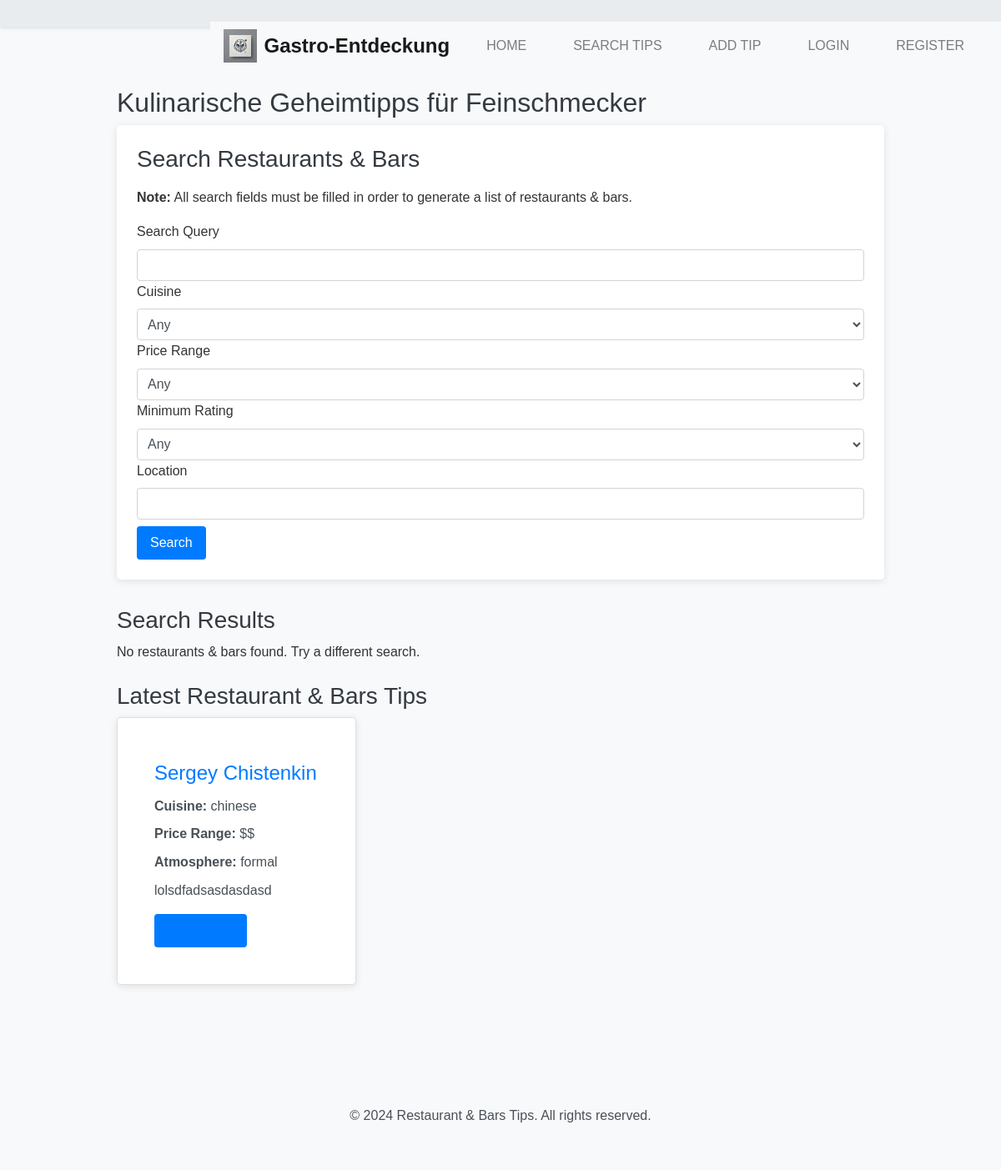
Before: / with the older database file.
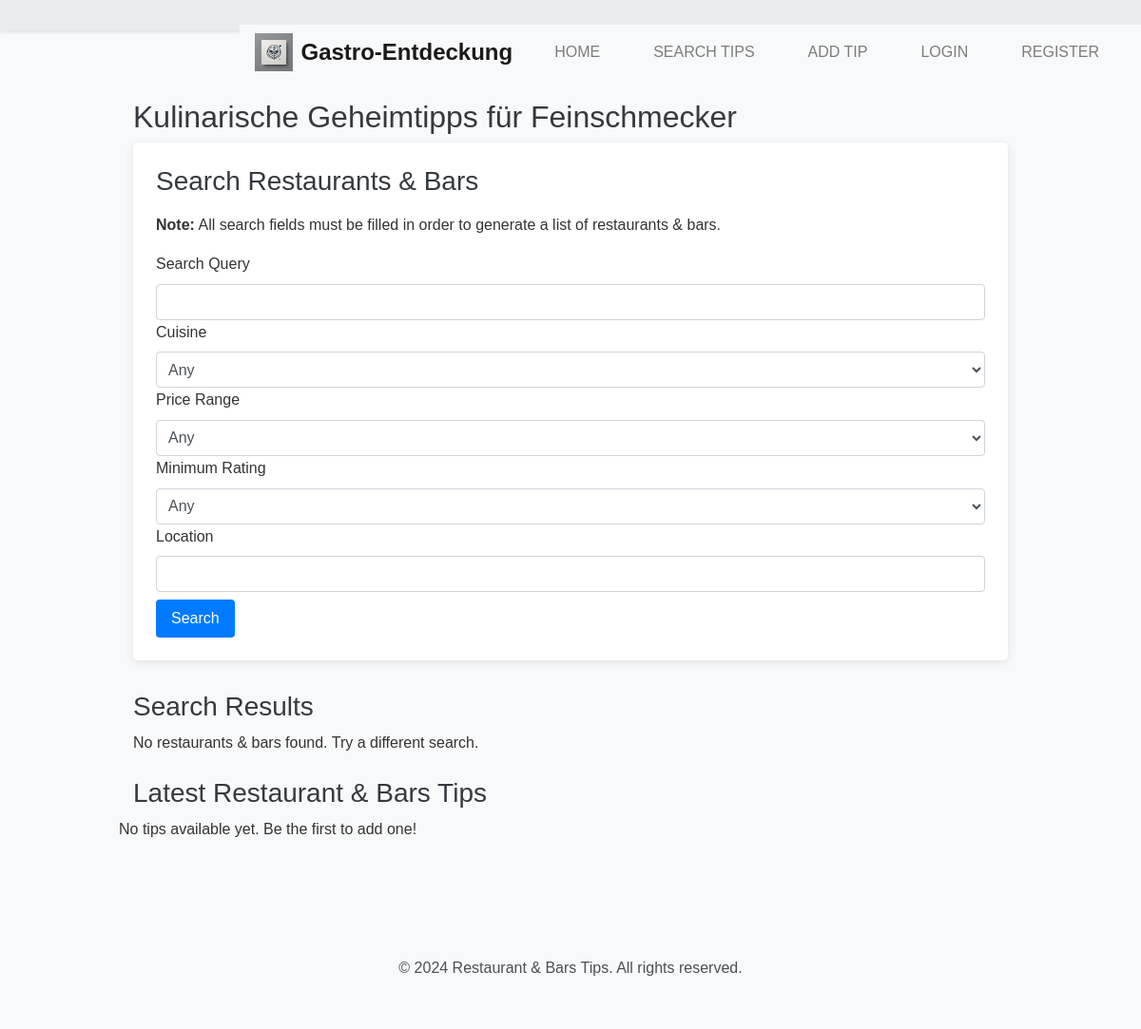
After: the same page with the newer database file.
### models.py (models this page shows)
class Tip(db.Model):
    id = db.Column(db.Integer, primary_key=True)
    name = db.Column(db.String(100), nullable=False)
    cuisine = db.Column(db.String(50), nullable=False)
    price_range = db.Column(db.String(20), nullable=False)
    atmosphere = db.Column(db.String(50), nullable=False)
    tip_content = db.Column(db.String(500), nullable=False)
    country = db.Column(db.String(100), nullable=False)
    city = db.Column(db.String(100), nullable=False)
    user_id = db.Column(db.Integer, db.ForeignKey('user.id'), nullable=False)

### app.py (the view)
@app.route('/', methods=['GET', 'POST'])
def index():
    search_form = SearchForm()
    if search_form.validate_on_submit():
        try:
            search_results = search_restaurants(
                query=search_form.search_query.data,
                cuisine=search_form.cuisine.data,
                price_range=search_form.price_range.data,
                rating=search_form.rating.data,
                location=search_form.location.data
            )
            return render_template('index.html', search_results=search_results, form=search_form)
        except Exception as e:
            logging.error(f"Error searching restaurants & bars: {e}")
            flash('An error occurred while searching restaurants & bars. Please try again.', 'danger')
    else:
        try:
            tips = Tip.query.with_entities(Tip.id, Tip.name, Tip.cuisine, Tip.price_range, Tip.atmosphere, Tip.tip_content).all()
            return render_template('index.html', tips=tips, form=search_form)
        except Exception as e:
            logging.error(f"Error retrieving tips: {e}")
            flash('An error occurred while retrieving tips. Please try again.', 'danger')

### app.py
class SearchForm(FlaskForm):
    search_query = StringField('Search Query', validators=[DataRequired()])
    cuisine = SelectField('Cuisine', choices=[('', 'Any'), ('italian', 'Italian'), ('chinese', 'Chinese'), ('mexican', 'Mexican'), ('american', 'American')])
    price_range = SelectField('Price Range', choices=[('', 'Any'), ('1', '$'), ('2', '$$'), ('3', '$$$'), ('4', '$$$$')])
    rating = SelectField('Minimum Rating', choices=[('', 'Any'), ('3', '3'), ('4', '4'), ('5', '5')])
    location = StringField('Location', validators=[DataRequired()])
    submit = SubmitField('Search')

### templates/index.html (shortened to what this page needs)
{% extends "base.html" %}
{% block content %}
    <h2>Kulinarische Geheimtipps für Feinschmecker</h2>
    <section class="search-form">
        <h3>Search Restaurants & Bars</h3>
        <p><strong>Note:</strong> All search fields must be filled in order to generate a list of restaurants & bars.</p>
        <form method="POST" action="{{ url_for('index') }}">
            <div>
                {{ form.search_query.label }}
                {{ form.search_query(class="form-control") }}
            </div>
            <div>
                {{ form.cuisine.label }}
                {{ form.cuisine(class="form-control") }}
            </div>
            <div>
                {{ form.price_range.label }}
                {{ form.price_range(class="form-control") }}
            </div>
            <div>
                {{ form.rating.label }}
                {{ form.rating(class="form-control") }}
            </div>
            <div>
                {{ form.location.label }}
                {{ form.location(class="form-control") }}
            </div>
            {{ form.submit(class="btn btn-primary mt-2") }}
        </form>
    </section>
    <section class="search-results mt-4">
        <h3>Search Results</h3>
        {% if search_results %}
            <div class="row">
            {% for business in search_results %}
                <div class="col-md-6 mb-4">
                    <article class="restaurant-bar card">
                        <div class="card-body">
                            <h4 class="card-title">{{ business.name }}</h4>
                            <p class="card-text"><strong>Address:</strong> {{ business.location.address1 }}, {{ business.location.city }}, {{ business.location.state }} {{ business.location.zip_code }}</p>
                            <p class="card-text"><strong>Rating:</strong> {{ business.rating }} ({{ business.review_count }} reviews)</p>
                            <p class="card-text"><strong>Price Level:</strong> {{ business.price }}</p>
                            <p class="card-text"><strong>Cuisine:</strong> {{ ', '.join(business.categories|map(attribute='title')) }}</p>
                            <p class="card-text"><strong>Phone:</strong> {{ business.phone }}</p>
                            {% if business.image_url %}
                                <img src="{{ business.image_url }}" alt="{{ business.name }}" class="img-fluid mb-2">
                            {% endif %}
                            <a href="{{ business.url }}" target="_blank" class="btn btn-sm btn-outline-primary">View on Yelp</a>
                        </div>
                    </article>
                </div>
            {% endfor %}
            </div>
        {% else %}
            <p>No restaurants & bars found. Try a different search.</p>
        {% endif %}
    </section>
    <section class="tips mt-4">
        <h3>Latest Restaurant & Bars Tips</h3>
        <div class="row">
        {% for tip in tips %}
            <div class="col-md-4 mb-3">
                <article class="tip card">
                    <div class="card-body">
                        <h4 class="card-title"><a href="{{ url_for('restaurant', id=tip.id) }}">{{ tip.name }}</a></h4>
                        <p class="card-text"><strong>Cuisine:</strong> {{ tip.cuisine }}</p>
                        <p class="card-text"><strong>Price Range:</strong> {{ tip.price_range }}</p>
                        <p class="card-text"><strong>Atmosphere:</strong> {{ tip.atmosphere }}</p>
                        <p class="card-text">{{ tip.tip_content[:100] }}{% if tip.tip_content|length > 100 %}...{% endif %}</p>
                        <a href="{{ url_for('restaurant', id=tip.id) }}" class="btn btn-sm btn-outline-secondary">Read more</a>
                    </div>
                </article>
            </div>
        {% else %}
            <p>No tips available yet. Be the first to add one!</p>
        {% endfor %}
        </div>
    </section>
 {% endblock %}

### templates/base.html (shortened to what this page needs)
<!DOCTYPE html>
<html lang="en">
<head>
    <link rel="stylesheet" href="https://stackpath.bootstrapcdn.com/bootstrap/4.5.2/css/bootstrap.min.css">
    <link rel="stylesheet" href="{{ url_for('static', filename='style.css') }}">
</head>
<body>
    <header>
        <nav class="navbar navbar-expand-lg navbar-light bg-light">
            <div class="logo-container">
                <img src="{{ url_for('static', filename='logo.png') }}" alt="Logo" class="logo-img">
                <span class="navbar-brand">Gastro-Entdeckung</span>
            </div>
            <div class="collapse navbar-collapse" id="navbarNav">
                <ul class="navbar-nav">
                    <li class="nav-item">
                        <a class="nav-link" href="{{ url_for('index') }}">Home</a>
                    </li>
                    <li class="nav-item">
                        <a class="nav-link" href="{{ url_for('search_tip') }}">Search Tips</a>
                    </li>
                    <li class="nav-item">
                        <a class="nav-link" href="{{ url_for('add_tip') }}">Add Tip</a>
                    </li>
                    {% if current_user.is_authenticated %}
                        <li class="nav-item">
                            <a class="nav-link" href="{{ url_for('preferences') }}">Preferences</a>
                        </li>
                        <li class="nav-item">
                            <a class="nav-link" href="{{ url_for('logout') }}">Logout</a>
                        </li>
                    {% else %}
                        <li class="nav-item">
                            <a class="nav-link" href="{{ url_for('login') }}">Login</a>
                        </li>
                        <li class="nav-item">
                            <a class="nav-link" href="{{ url_for('register') }}">Register</a>
                        </li>
                    {% endif %}
                </ul>
            </div>
        </nav>
    </header>
    <main class="container my-4">
        {% block content %}
        {% endblock %}
    </main>
    <footer class="bg-light py-3 mt-5">
        <div class="container text-center">
            <p>&copy; 2024 Restaurant & Bars Tips. All rights reserved.</p>
        </div>
    </footer>
</body>
</html>

### static/style.css (style rules this page uses)
body { font-family: Arial, sans-serif; line-height: 1.6; margin: 0; padding: 0; background-color: #f8f9fa; color: #333; font-size: 16px; }
.container { width: 80%; margin: auto; overflow: hidden; padding: 20px; }
header { background: #e9ecef; color: #495057; padding: 1rem 0; box-shadow: 0 2px 4px rgba(0,0,0,0.1); }
header a { color: #495057; text-decoration: none; text-transform: uppercase; font-size: 16px; }
header ul { padding: 0; margin: 0; list-style: none; overflow: hidden; }
header li { display: inline; padding: 0 20px 0 20px; }
header nav { float: right; margin-top: 10px; }
main { padding: 2rem 0; }
h1, h2, h3 { color: #343a40; }
.form-control { width: 100%; padding: 0.5rem; border: 1px solid #ced4da; border-radius: 4px; background-color: #fff; font-size: 1rem; }
.btn { display: inline-block; background: #007bff; color: #fff; padding: 0.5rem 1rem; border: none; border-radius: 4px; cursor: pointer; font-size: 1rem; }
.search-form { background: #fff; padding: 1.5rem; border-radius: 5px; box-shadow: 0 2px 10px rgba(0,0,0,0.1); margin-bottom: 2rem; }
.search-form h3 { margin-top: 0; margin-bottom: 1rem; color: #343a40; }
.search-results { margin-top: 2rem; }
footer { background: #e9ecef; color: #495057; text-align: center; padding: 1rem; margin-top: 2rem; }
.logo-container { display: flex; align-items: center; }
.navbar-brand { font-size: 1.5rem; font-weight: bold; color: #343a40; padding: 0; margin-left: 0.5rem; }
.logo-img { max-width: 40px; vertical-align: middle; }

Changed rows visible on the page:
removed Tip: name "Sergey Chistenkin", cuisine "chinese", price_range "$$", atmosphere "formal", tip_content "lolsdfadsasdasdasd"
Other visible differences:
text now shown: "No tips available yet. Be the first to add one!"
